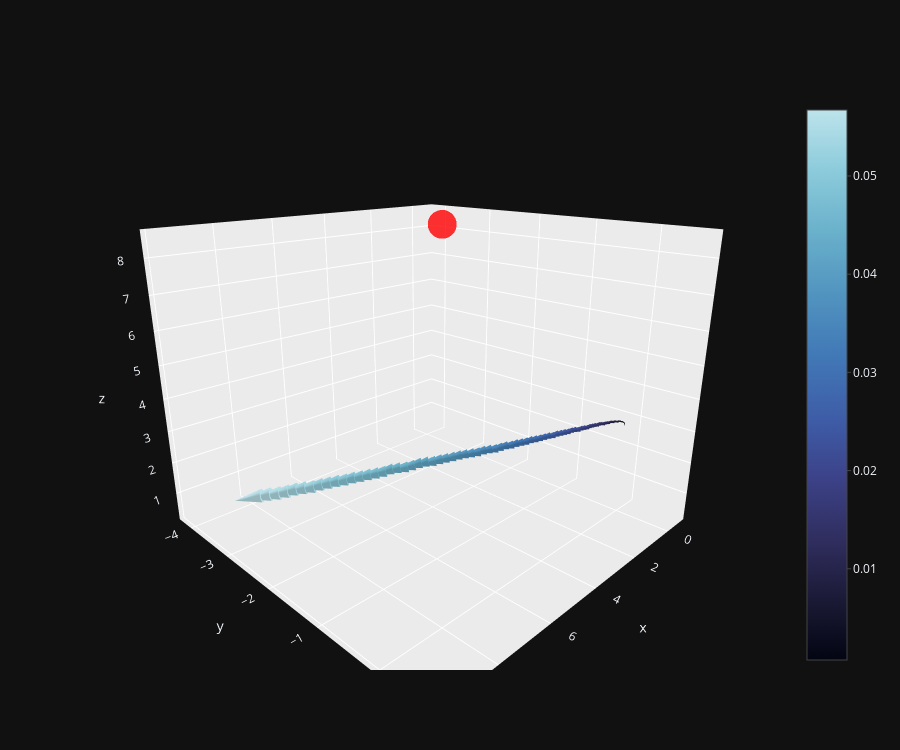

The cell this chart's notebook holds for it:
### Markdown cell above
# Trajectory with vector field

### Code cell
ep_idx = 0
linear_positions = result["linear_position"][ep_idx]
linear_velocities = result["linear_velocity"][ep_idx]
target_vector = result["waypoints"][ep_idx]
plotly_vector_field(linear_positions, linear_velocities, target_vector, size=0.2)
